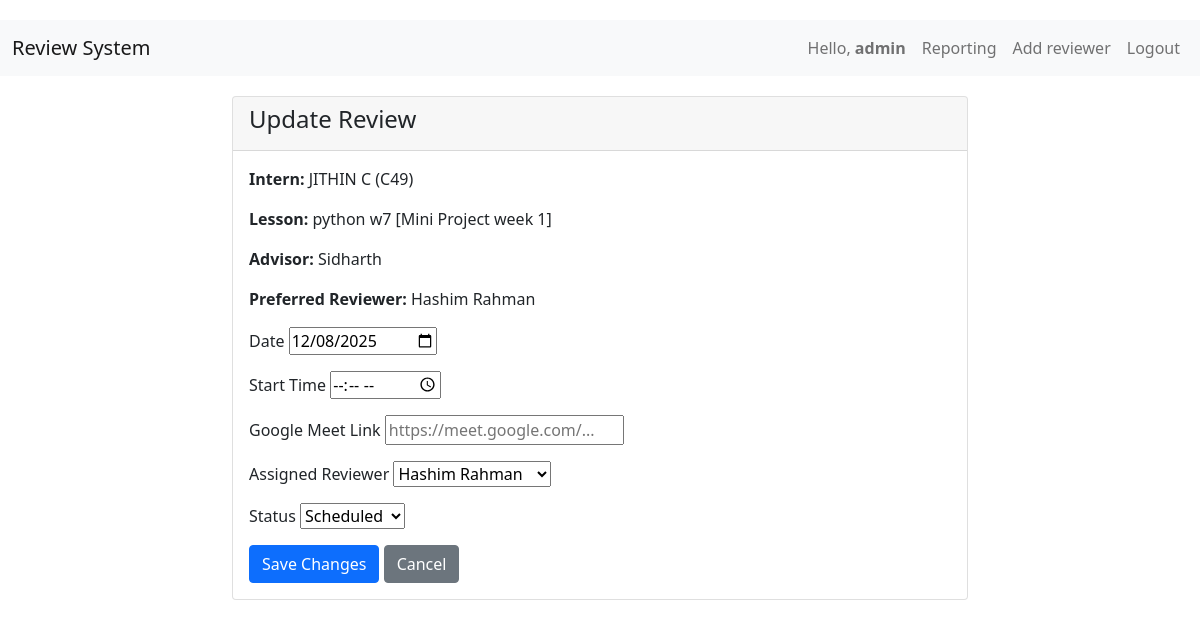
The page /update/4/ (signed in) on the database as committed earlier.
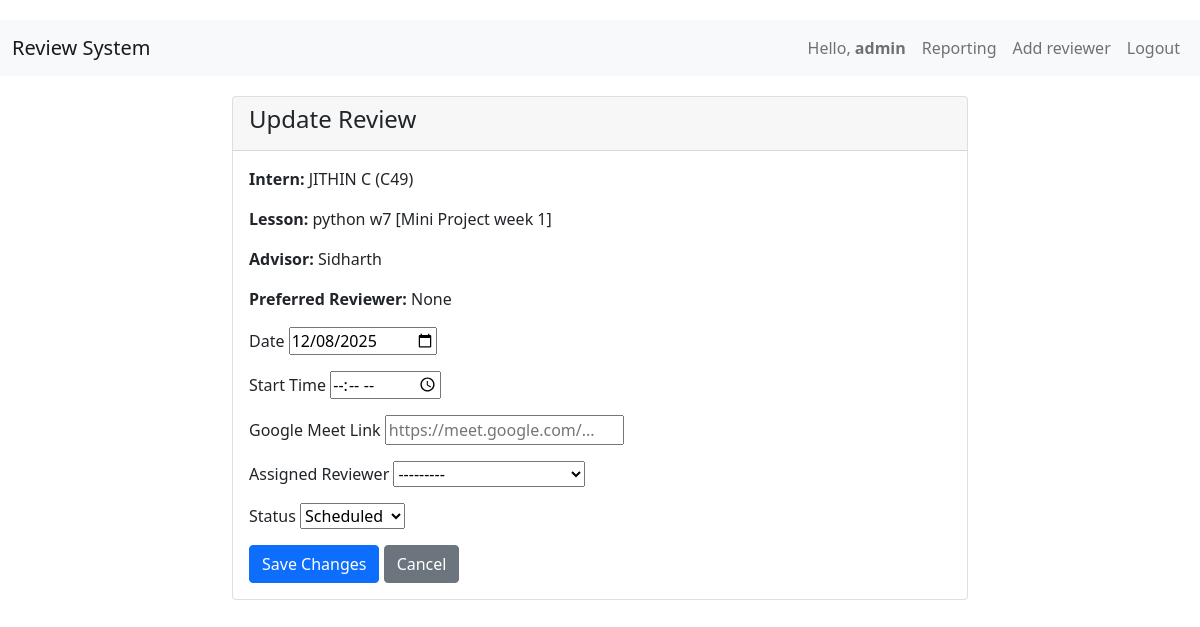
The same page on the database as committed later.
### reviews/models.py (models this page shows, shortened)
class Review(models.Model):
    STATUS_CHOICES = [
        ('pending', 'Pending'),
        ('scheduled', 'Scheduled'),
        ('completed', 'Completed'),
        ('cancelled', 'Cancelled'),
    ]
    date = models.DateField()
    start_time = models.TimeField(null=True, blank=True)
    google_meet_link = models.URLField(blank=True)
    intern_name = models.CharField(max_length=100)
    lesson_name = models.CharField(max_length=200)
    preferred_reviewer = models.ForeignKey(Reviewer, on_delete=models.SET_NULL,
                                         null=True, blank=True, related_name='preferred_reviews')
    assigned_reviewer = models.ForeignKey(Reviewer, on_delete=models.SET_NULL,
                                        null=True, blank=True, related_name='assigned_reviews')
    status = models.CharField(max_length=20, choices=STATUS_CHOICES, default='pending')
    created_by = models.ForeignKey(User, on_delete=models.SET_NULL, null=True)
    created_at = models.DateTimeField(auto_now_add=True)
    remarks = models.TextField(blank=True, null=True, help_text="Additional comments or notes about the review")
    class Meta:
        ordering = ['date', 'start_time']

class Reviewer(models.Model):
    name = models.CharField(max_length=100)
    stack = models.CharField(max_length=100, blank=True)
    def __str__(self):
        return self.name

### reviews/views.py (the view)
# urls.py: path('update/<int:pk>/', views.update_review, name='update_review'),
@login_required
@staff_member_required
def update_review(request, pk):
    review = get_object_or_404(Review, pk=pk)
    if request.method == 'POST':
        form = ReviewUpdateForm(request.POST, instance=review)
        if form.is_valid():
            form.save()
            return redirect('dashboard')
    else:
        form = ReviewUpdateForm(instance=review)
    return render(request, 'coordinator/update_review.html', {
        'form': form,
        'review': review,
    })

### reviews/forms.py
class ReviewUpdateForm(forms.ModelForm):
    class Meta:
        model = Review
        fields = ['date', 'start_time', 'google_meet_link', 'assigned_reviewer', 'status']
        widgets = {
            'date': forms.DateInput(attrs={'type': 'date'}),
            'start_time': forms.TimeInput(attrs={'type': 'time'}),
            'google_meet_link': forms.TextInput(attrs={'placeholder': 'https://meet.google.com/...'}),
        }

### templates/coordinator/update_review.html (shortened to what this page needs)
{% extends 'base.html' %}
{% block content %}
<div class="row justify-content-center">
    <div class="col-md-8">
        <div class="card">
            <div class="card-header">
                <h4>Update Review</h4>
            </div>
            <div class="card-body">
                <p><strong>Intern:</strong> {{ review.intern_name }}</p>
                <p><strong>Lesson:</strong> {{ review.lesson_name }}</p>
                <p><strong>Advisor:</strong> {{ review.created_by.first_name }} {{ review.created_by.last_name }}</p>
                <p><strong>Preferred Reviewer:</strong> {{ review.preferred_reviewer.name|default:"None" }}</p>
                <form method="post">
                    <div class="mb-3">
                        <label>Date</label>
                        {{ form.date }}
                    </div>
                    <div class="mb-3">
                        <label>Start Time</label>
                        {{ form.start_time }}
                    </div>
                    <div class="mb-3">
                        <label>Google Meet Link</label>
                        {{ form.google_meet_link }}
                    </div>
                    <div class="mb-3">
                        <label>Assigned Reviewer</label>
                        {{ form.assigned_reviewer }}
                    </div>
                    <div class="mb-3">
                        <label>Status</label>
                        {{ form.status }}
                    </div>
                    <button type="submit" class="btn btn-primary">Save Changes</button>
                    <a href="{% url 'dashboard' %}" class="btn btn-secondary">Cancel</a>
                </form>
            </div>
        </div>
    </div>
</div>
{% endblock %}

Rows that differ between the two databases and show on the page:
changed Review "JITHIN C (C49)": preferred_reviewer.name "Hashim Rahman" → "None"; assigned_reviewer "Hashim Rahman" → "---------"
